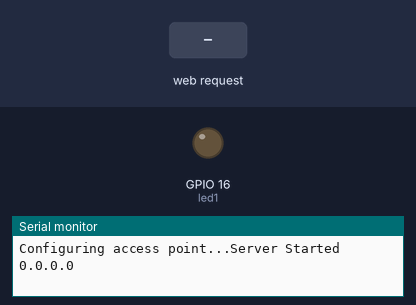
Recording of a sketch running on a simulated ESP8266 (NodeMCU). Parts: output pins drawn as LEDs (lit = HIGH), the last lines printed to the serial monitor. The test bench sets the inputs (shaded band).

Above: at 1.2 s.
1.3 s: HTTP request GET /ledon received
At 1.7 s:
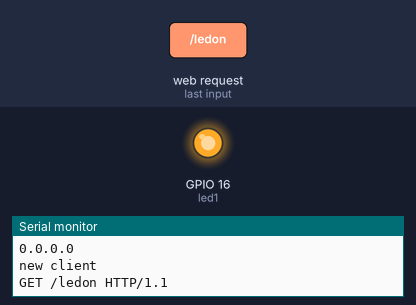
3.3 s: HTTP request GET /ledoff received
Timing chart, 0 to 6.3 s (numbered marks = the images above; inputs shaded):
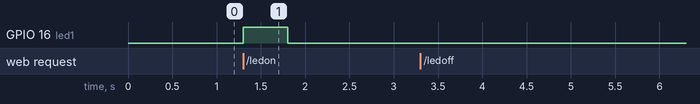

Measured:
- after the input at 1.3 s, GPIO 16 (led1): LOW → HIGH at once, → LOW 0.50 s later

The sketch:

Server.ino
```cpp
#include <ESP8266WiFi.h>
#include <ESP8266WebServer.h>
#include <ESP8266HTTPClient.h>
#define led1 16
#define MAX_CLIENTS 10
#define MAX_LINE_LENGTH 50
const char* ssid = "****";           // Nama AP/Hotspot
const char* password = "****";          // Password AP/Hotspot
bool toggle=0;
int ledState = 0;
const char* oldLed = "";
const char* newLed = "";
const char* oldLed2 = "";
const char* newLed2 = "";
WiFiServer server(80);
WiFiClient *clients[MAX_CLIENTS] = { NULL };
char inputs[MAX_CLIENTS][MAX_LINE_LENGTH] = { 0 };
//ESP8266WebServer server(80);
//IPAddress ip (10, 10, 10, 1);
//IPAddress gateway (10, 10, 10, 1);
//IPAddress subnet (255, 255, 255, 0);
void setup() {
  Serial.begin(115200);
  delay(10);
  pinMode(led1, OUTPUT);
  //pinMode(led2, OUTPUT);
  digitalWrite(led1, LOW);
  //digitalWrite(led2, LOW);
 // Settings WiFi ----------------------------------------------------------
  Serial.println();
  Serial.print("Configuring access point...");
  WiFi.mode(WIFI_AP);             // Mode AP/Hotspot
  WiFi.softAP(ssid, password);
 // Start the server -------------------------------------------------------
  server.begin();
  Serial.println("Server Started");
 // Print the IP address ---------------------------------------------------
  Serial.println(WiFi.localIP());
 }
void loop() {
  // Check if a client has connected
    WiFiClient client = server.available();
    if (!client) {
    return;
 }
  // Wait until the client sends some data
     Serial.println("new client");
      while(!client.available()){
      delay(1);
  }
  // Read the first line of the request -------------------------------------
   String req = client.readStringUntil('\r');
   Serial.println(req);
   //Command LED -------------------------------------------------------------
      if (req.indexOf("ledon") != -1){
         newLed = "ledon";
      }
      if (newLed != oldLed){
          digitalWrite(led1, HIGH);
          delay(500);
          digitalWrite(led1, LOW);
          oldLed = newLed;
       }
      else if (req.indexOf("ledoff") != -1){
      //else {
         newLed = "ledoff";
      }
   else {
   Serial.println("invalid request");
   client.stop();
   return;
   }
   client.flush();
   Serial.println("Client disonnected");
}
```
